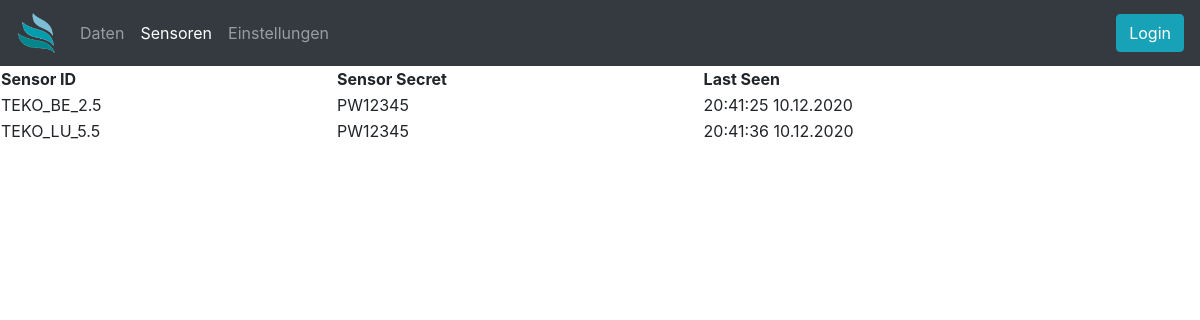
Before: /sensors with the older database file.
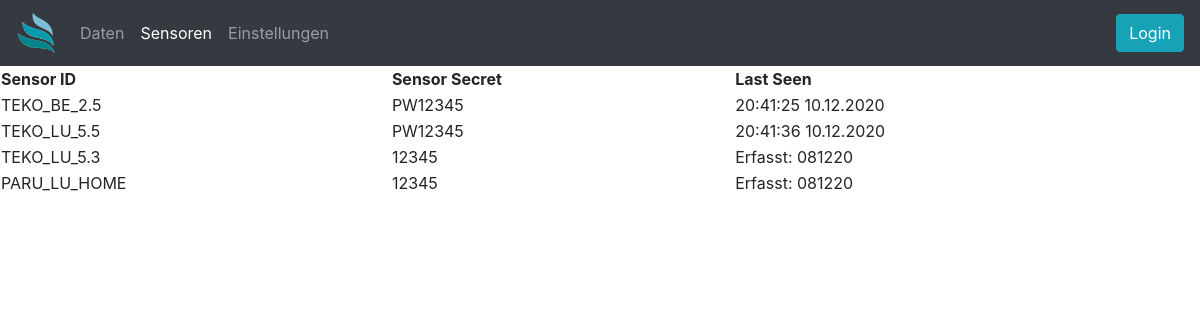
After: the same page with the newer database file.
### app.py (models this page shows)
class dbSensors(db.Model):
    id = db.Column(db.Integer, primary_key=True)
    sensorid = db.Column(db.String(10), nullable=False)
    sensorsecret = db.Column(db.String(10), nullable=False)
    lastseen = db.Column(db.String(20))

### app.py (the view)
@app.route('/sensors', methods=['GET'])
def sensors():
    return render_template('sensors.html', sensors=dbSensors.query.all())

### templates/sensors.html (shortened to what this page needs)
{% extends 'base.html' %}
{% block body %}
<table style="width:100%">
    <tr>
        <th>Sensor ID</th>
        <th>Sensor Secret</th>
        <th>Last Seen</th>
    </tr>
    {% for x in sensors %}
    <tr>
        <td>{{ x.sensorid }}</td>
        <td>{{ x.sensorsecret }}</td>
        <td>{{ x.lastseen }}</td>
    </tr>
    {% endfor %}
</table>
{% endblock %}

### templates/base.html (shortened to what this page needs)
<!DOCTYPE html>
<html lang="de">
<head>
    <link rel="stylesheet" href="https://cdn.jsdelivr.net/npm/bootstrap@4.5.3/dist/css/bootstrap.min.css"
>
</head>
<body>
    <nav class="navbar navbar-expand navbar-dark bg-dark">
        <a class="navbar-brand" href="/">
            <img src="{{url_for('static', filename='Logo_trans.png')}}" width="40" height="40"/>
        </a>
        <div class="collapse navbar-collapse" id="navbarsExample02">
            <ul class="navbar-nav mr-auto">
                <li class="nav-item {% if url_for(request.endpoint)=='/' %} active {%endif%}">
                    <a class="nav-link" href="/">Daten</a>
                </li>
                <li class="nav-item {% if url_for(request.endpoint)=='/sensors' %} active {%endif%}">
                    <a class="nav-link" href="/sensors">Sensoren</a>
                </li>
                <li class="nav-item {% if url_for(request.endpoint)=='/admin' %} active {%endif%}">
                    <a class="nav-link" href="/admin">Einstellungen</a>
                </li>
            </ul>
            {% if current_user.is_authenticated %}
            <form class="form-inline my-2 my-md-0" action="/logout" method="GET">
                <input class="btn btn-info" type="submit" value="Logout">
            </form>
            {% else %}
            <button type="button" class="btn btn-info" data-toggle="modal" data-target="#loginModal">Login</button>
            {% endif %}
        </div>
    </nav>
    {% block body %} {% endblock %}
</body>
</html>

Changed rows visible on the page:
added dbSensors: sensorid "TEKO_LU_5.3", sensorsecret "12345", lastseen "Erfasst: 081220"
added dbSensors: sensorid "PARU_LU_HOME", sensorsecret "12345", lastseen "Erfasst: 081220"
